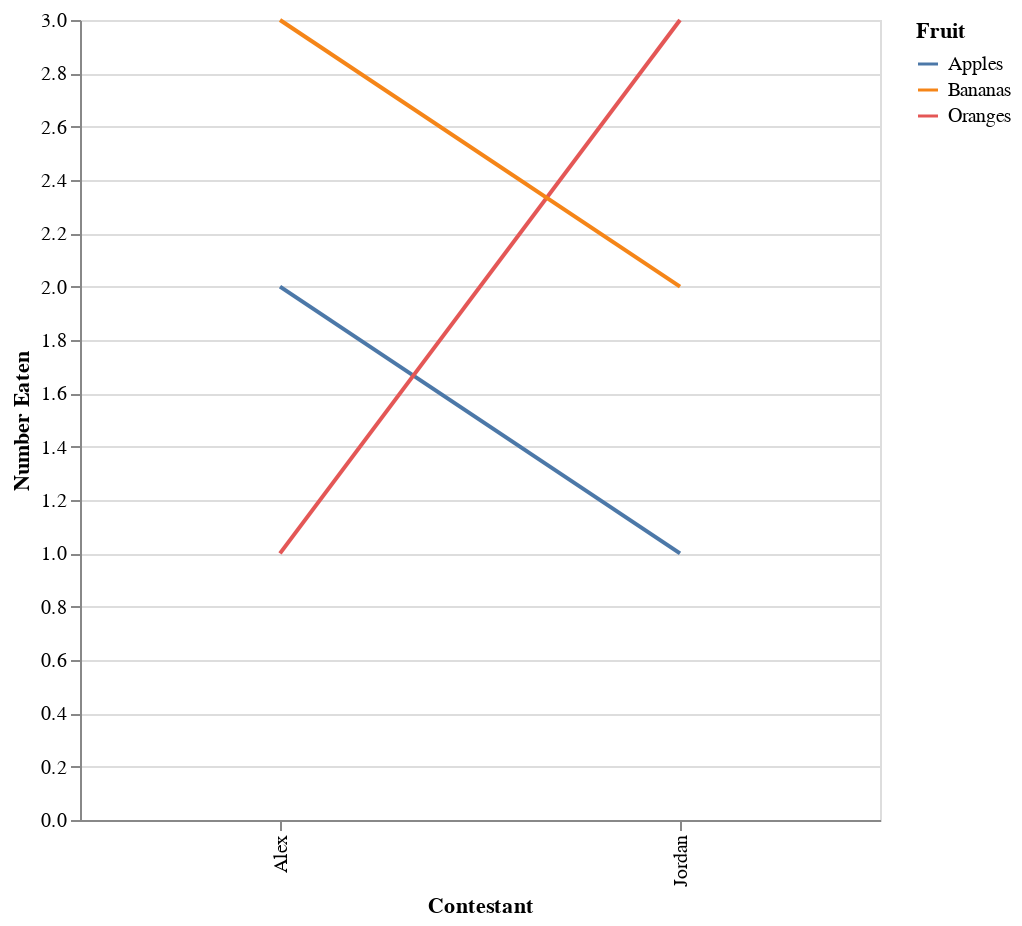

Describe this chart as a Vega-Lite specification.
### Vega-Lite specification from a JSON file in a GitHub repository (floating-point values rounded to 4 significant figures)
{"$schema": "https://vega.github.io/schema/vega-lite/v5.json", "data": {"values": "Fruit,Contestant,Number Eaten\nApples,Alex,2\nOranges,Alex,1\nBananas,Alex,3\nApples,Jordan,1\nOranges,Jordan,3\nBananas,Jordan,2", "format": {"type": "csv"}}, "width": 400, "height": 400, "mark": "line", "encoding": {"y": {"field": "Number Eaten", "type": "quantitative"}, "x": {"field": "Contestant"}, "color": {"field": "Fruit"}}}
